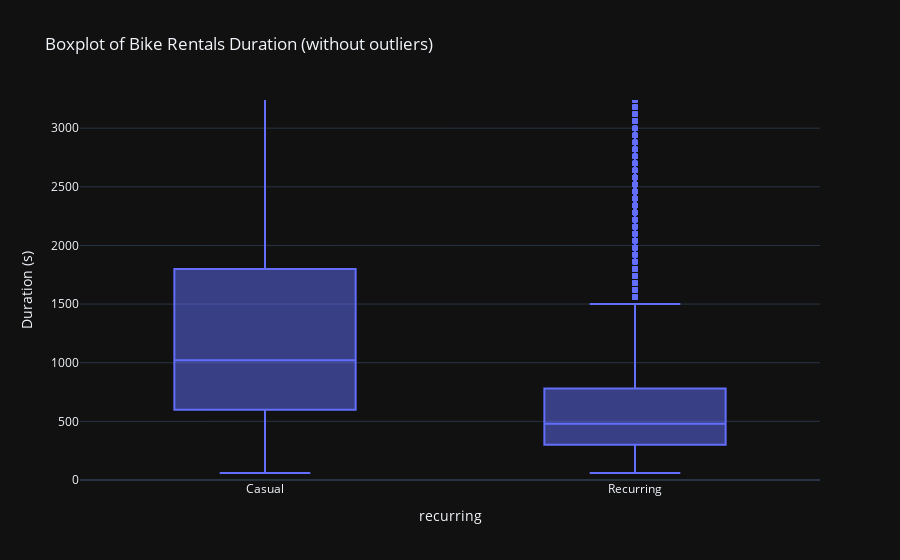

Write notebook code for a chart like this one.
### Markdown cell above
Let's visualize these insights.

### Code cell
# calculating quartiles to achieve better scale on chart
Q1 = bike_df['Duration'].quantile(0.25)
Q3 = bike_df['Duration'].quantile(0.75)
IQR = Q3 - Q1

# defining limits for boxplot
lower_limit = Q1 - 1.5 * IQR
upper_limit = Q3 + 1.5 * IQR

# limits for y
y_min = 0
y_max = Q3 + 3 * IQR

# boxplot with plotly
fig = px.box(
    bike_df,
    x = 'recurring',
    y = 'Duration',
    title = 'Boxplot of Bike Rentals Duration (without outliers)',
    labels = {'Duration': 'Duration (s)'},
    template = 'plotly_dark'
)
# identifiying x axis names
fig.update_xaxes(tickmode = 'array', tickvals = [0, 1], ticktext = ['Casual', 'Recurring'])

# adjusting y axis scale
fig.update_layout(
    yaxis = dict(
        range = [y_min, y_max]
    )
)

fig.write_image('./charts/duration_boxplot.png', scale=2)
fig.show()

### Figure 1 — Plotly figure (JSON) as saved in the notebook; plotly's stock layout.template omitted (floating-point values rounded to 4 significant figures; data arrays with more than 128 entries replaced by an {"elided": "..."} marker saying what was removed)
{"data": [{"alignmentgroup": "True", "hovertemplate": "recurring=%{x}<br>Duration (s)=%{y}<extra></extra>", "legendgroup": "", "marker": {"color": "#636efa"}, "name": "", "notched": false, "offsetgroup": "", "orientation": "v", "showlegend": false, "type": "box", "x": {"elided": "132427 int values"}, "x0": " ", "xaxis": "x", "y": {"elided": "132427 int values"}, "y0": " ", "yaxis": "y"}], "layout": {"boxmode": "group", "legend": {"tracegroupgap": 0}, "title": {"text": "Boxplot of Bike Rentals Duration (without outliers)"}, "xaxis": {"anchor": "y", "domain": [0, 1], "tickmode": "array", "ticktext": ["Casual", "Recurring"], "tickvals": [0, 1], "title": {"text": "recurring"}}, "yaxis": {"anchor": "x", "domain": [0, 1], "range": [0, 3240], "title": {"text": "Duration (s)"}}}}
